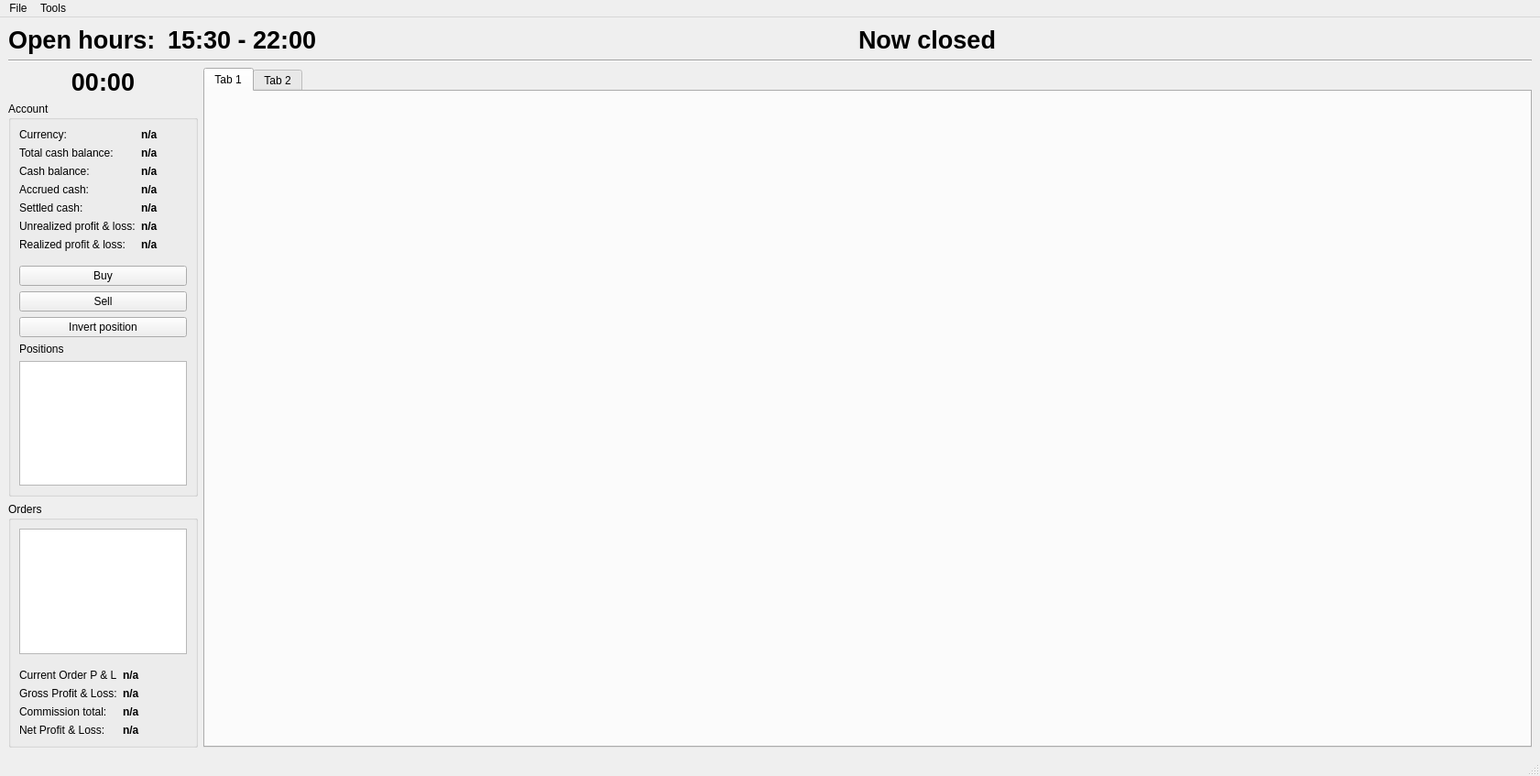
<?xml version="1.0" encoding="UTF-8"?>
<ui version="4.0">
 <class>ATSWndMain</class>
 <widget class="QMainWindow" name="ATSWndMain">
  <property name="geometry">
   <rect>
    <x>0</x>
    <y>0</y>
    <width>1681</width>
    <height>847</height>
   </rect>
  </property>
  <property name="windowTitle">
   <string>Automatic Trading System</string>
  </property>
  <widget class="QWidget" name="centralwidget">
   <layout class="QVBoxLayout" name="verticalLayout_5">
    <item>
     <layout class="QHBoxLayout" name="horizontalLayout_2">
      <item>
       <widget class="QLabel" name="label_8">
        <property name="font">
         <font>
          <pointsize>20</pointsize>
          <weight>75</weight>
          <bold>true</bold>
         </font>
        </property>
        <property name="text">
         <string>Open hours: </string>
        </property>
       </widget>
      </item>
      <item>
       <widget class="QLabel" name="labelOpenHours">
        <property name="font">
         <font>
          <pointsize>20</pointsize>
          <weight>75</weight>
          <bold>true</bold>
         </font>
        </property>
        <property name="text">
         <string>15:30 - 22:00</string>
        </property>
       </widget>
      </item>
      <item>
       <spacer name="horizontalSpacer">
        <property name="orientation">
         <enum>Qt::Horizontal</enum>
        </property>
        <property name="sizeHint" stdset="0">
         <size>
          <width>40</width>
          <height>20</height>
         </size>
        </property>
       </spacer>
      </item>
      <item>
       <widget class="QLabel" name="labelOpenCloseState">
        <property name="font">
         <font>
          <pointsize>20</pointsize>
          <weight>75</weight>
          <bold>true</bold>
         </font>
        </property>
        <property name="text">
         <string>Now closed</string>
        </property>
       </widget>
      </item>
      <item>
       <spacer name="horizontalSpacer_2">
        <property name="orientation">
         <enum>Qt::Horizontal</enum>
        </property>
        <property name="sizeHint" stdset="0">
         <size>
          <width>40</width>
          <height>20</height>
         </size>
        </property>
       </spacer>
      </item>
     </layout>
    </item>
    <item>
     <widget class="Line" name="line">
      <property name="orientation">
       <enum>Qt::Horizontal</enum>
      </property>
     </widget>
    </item>
    <item>
     <layout class="QHBoxLayout" name="horizontalLayout_3" stretch="1,7">
      <item>
       <layout class="QVBoxLayout" name="verticalLayout_3">
        <item>
         <widget class="QLabel" name="labelTime">
          <property name="font">
           <font>
            <pointsize>20</pointsize>
            <weight>75</weight>
            <bold>true</bold>
           </font>
          </property>
          <property name="text">
           <string>00:00</string>
          </property>
          <property name="alignment">
           <set>Qt::AlignCenter</set>
          </property>
         </widget>
        </item>
        <item>
         <widget class="QGroupBox" name="groupBoxAccount">
          <property name="title">
           <string>Account</string>
          </property>
          <layout class="QVBoxLayout" name="verticalLayout_4">
           <item>
            <layout class="QFormLayout" name="formLayout">
             <item row="0" column="0">
              <widget class="QLabel" name="label_2">
               <property name="text">
                <string>Currency:</string>
               </property>
              </widget>
             </item>
             <item row="0" column="1">
              <widget class="QLabel" name="labelCurrency">
               <property name="font">
                <font>
                 <weight>75</weight>
                 <bold>true</bold>
                </font>
               </property>
               <property name="text">
                <string>n/a</string>
               </property>
              </widget>
             </item>
             <item row="1" column="0">
              <widget class="QLabel" name="label">
               <property name="text">
                <string>Total cash balance:</string>
               </property>
              </widget>
             </item>
             <item row="1" column="1">
              <widget class="QLabel" name="labelAccountTotalCashbalance">
               <property name="font">
                <font>
                 <weight>75</weight>
                 <bold>true</bold>
                </font>
               </property>
               <property name="text">
                <string>n/a</string>
               </property>
              </widget>
             </item>
             <item row="2" column="0">
              <widget class="QLabel" name="label_3">
               <property name="text">
                <string>Cash balance:</string>
               </property>
              </widget>
             </item>
             <item row="2" column="1">
              <widget class="QLabel" name="labelAccountCashBalance">
               <property name="font">
                <font>
                 <weight>75</weight>
                 <bold>true</bold>
                </font>
               </property>
               <property name="text">
                <string>n/a</string>
               </property>
              </widget>
             </item>
             <item row="3" column="0">
              <widget class="QLabel" name="label_13">
               <property name="text">
                <string>Accrued cash:</string>
               </property>
              </widget>
             </item>
             <item row="3" column="1">
              <widget class="QLabel" name="labelAccountAccruedCash">
               <property name="font">
                <font>
                 <weight>75</weight>
                 <bold>true</bold>
                </font>
               </property>
               <property name="text">
                <string>n/a</string>
               </property>
              </widget>
             </item>
             <item row="4" column="0">
              <widget class="QLabel" name="label_10">
               <property name="text">
                <string>Settled cash:</string>
               </property>
              </widget>
             </item>
             <item row="4" column="1">
              <widget class="QLabel" name="labelAccountSettledCash">
               <property name="font">
                <font>
                 <weight>75</weight>
                 <bold>true</bold>
                </font>
               </property>
               <property name="text">
                <string>n/a</string>
               </property>
              </widget>
             </item>
             <item row="5" column="0">
              <widget class="QLabel" name="label_9">
               <property name="text">
                <string>Unrealized profit &amp; loss:</string>
               </property>
              </widget>
             </item>
             <item row="5" column="1">
              <widget class="QLabel" name="labelAccountUnrealized">
               <property name="font">
                <font>
                 <weight>75</weight>
                 <bold>true</bold>
                </font>
               </property>
               <property name="text">
                <string>n/a</string>
               </property>
              </widget>
             </item>
             <item row="6" column="0">
              <widget class="QLabel" name="label_11">
               <property name="text">
                <string>Realized profit &amp; loss:</string>
               </property>
              </widget>
             </item>
             <item row="6" column="1">
              <widget class="QLabel" name="labelAccountRealized">
               <property name="font">
                <font>
                 <weight>75</weight>
                 <bold>true</bold>
                </font>
               </property>
               <property name="text">
                <string>n/a</string>
               </property>
              </widget>
             </item>
            </layout>
           </item>
           <item>
            <spacer name="verticalSpacer">
             <property name="orientation">
              <enum>Qt::Vertical</enum>
             </property>
             <property name="sizeType">
              <enum>QSizePolicy::Fixed</enum>
             </property>
             <property name="sizeHint" stdset="0">
              <size>
               <width>20</width>
               <height>10</height>
              </size>
             </property>
            </spacer>
           </item>
           <item>
            <widget class="QPushButton" name="pushButtonBuy">
             <property name="text">
              <string>Buy</string>
             </property>
            </widget>
           </item>
           <item>
            <widget class="QPushButton" name="pushButtonSell">
             <property name="text">
              <string>Sell</string>
             </property>
            </widget>
           </item>
           <item>
            <widget class="QPushButton" name="pushButtonInvert">
             <property name="text">
              <string>Invert position</string>
             </property>
            </widget>
           </item>
           <item>
            <widget class="QLabel" name="label_5">
             <property name="text">
              <string>Positions</string>
             </property>
            </widget>
           </item>
           <item>
            <widget class="QTableView" name="tableViewPositions">
             <attribute name="horizontalHeaderStretchLastSection">
              <bool>true</bool>
             </attribute>
            </widget>
           </item>
          </layout>
         </widget>
        </item>
        <item>
         <widget class="QGroupBox" name="groupBoxOrders">
          <property name="title">
           <string>Orders</string>
          </property>
          <layout class="QVBoxLayout" name="verticalLayout_2">
           <item>
            <widget class="QTableView" name="tableViewOrders">
             <attribute name="horizontalHeaderStretchLastSection">
              <bool>true</bool>
             </attribute>
            </widget>
           </item>
           <item>
            <spacer name="verticalSpacer_2">
             <property name="orientation">
              <enum>Qt::Vertical</enum>
             </property>
             <property name="sizeType">
              <enum>QSizePolicy::Fixed</enum>
             </property>
             <property name="sizeHint" stdset="0">
              <size>
               <width>20</width>
               <height>10</height>
              </size>
             </property>
            </spacer>
           </item>
           <item>
            <layout class="QFormLayout" name="formLayout_2">
             <item row="1" column="0">
              <widget class="QLabel" name="label_7">
               <property name="text">
                <string>Gross Profit &amp; Loss:</string>
               </property>
              </widget>
             </item>
             <item row="1" column="1">
              <widget class="QLabel" name="labelPLTotalSingleSymbolGross">
               <property name="font">
                <font>
                 <weight>75</weight>
                 <bold>true</bold>
                </font>
               </property>
               <property name="text">
                <string>n/a</string>
               </property>
              </widget>
             </item>
             <item row="3" column="0">
              <widget class="QLabel" name="label_6">
               <property name="text">
                <string>Commission total:</string>
               </property>
              </widget>
             </item>
             <item row="3" column="1">
              <widget class="QLabel" name="labelCommisionTotalSingleSymbol">
               <property name="font">
                <font>
                 <weight>75</weight>
                 <bold>true</bold>
                </font>
               </property>
               <property name="text">
                <string>n/a</string>
               </property>
              </widget>
             </item>
             <item row="4" column="0">
              <widget class="QLabel" name="label_4">
               <property name="text">
                <string>Net Profit &amp; Loss:</string>
               </property>
              </widget>
             </item>
             <item row="4" column="1">
              <widget class="QLabel" name="labelPLTotalSingleSymbolNet">
               <property name="font">
                <font>
                 <weight>75</weight>
                 <bold>true</bold>
                </font>
               </property>
               <property name="text">
                <string>n/a</string>
               </property>
              </widget>
             </item>
             <item row="0" column="0">
              <widget class="QLabel" name="label_12">
               <property name="text">
                <string>Current Order P &amp; L</string>
               </property>
              </widget>
             </item>
             <item row="0" column="1">
              <widget class="QLabel" name="labelCurrentOrderPnL">
               <property name="font">
                <font>
                 <weight>75</weight>
                 <bold>true</bold>
                </font>
               </property>
               <property name="text">
                <string>n/a</string>
               </property>
              </widget>
             </item>
            </layout>
           </item>
          </layout>
         </widget>
        </item>
       </layout>
      </item>
      <item>
       <layout class="QVBoxLayout" name="verticalLayout">
        <item>
         <widget class="QTabWidget" name="tabWidgetPlots">
          <widget class="QWidget" name="tab">
           <attribute name="title">
            <string>Tab 1</string>
           </attribute>
          </widget>
          <widget class="QWidget" name="tab_2">
           <attribute name="title">
            <string>Tab 2</string>
           </attribute>
          </widget>
         </widget>
        </item>
       </layout>
      </item>
     </layout>
    </item>
   </layout>
  </widget>
  <widget class="QStatusBar" name="statusbar"/>
  <widget class="QMenuBar" name="menuBar">
   <property name="geometry">
    <rect>
     <x>0</x>
     <y>0</y>
     <width>1681</width>
     <height>22</height>
    </rect>
   </property>
   <widget class="QMenu" name="menuFile">
    <property name="title">
     <string>File</string>
    </property>
    <addaction name="actionSettings"/>
    <addaction name="separator"/>
    <addaction name="actionExit"/>
   </widget>
   <widget class="QMenu" name="menuTools">
    <property name="title">
     <string>Tools</string>
    </property>
    <addaction name="actionData_Downloader"/>
    <addaction name="actionIndicators_Optimizer"/>
    <addaction name="actionPortfolio"/>
   </widget>
   <addaction name="menuFile"/>
   <addaction name="menuTools"/>
  </widget>
  <action name="actionExit">
   <property name="text">
    <string>Exit</string>
   </property>
  </action>
  <action name="actionData_Downloader">
   <property name="text">
    <string>Data Downloader</string>
   </property>
  </action>
  <action name="actionIndicators_Optimizer">
   <property name="text">
    <string>Indicators Optimizer</string>
   </property>
  </action>
  <action name="actionPortfolio">
   <property name="text">
    <string>Portfolio</string>
   </property>
  </action>
  <action name="actionSettings">
   <property name="text">
    <string>Settings</string>
   </property>
  </action>
 </widget>
 <resources/>
 <connections/>
</ui>
